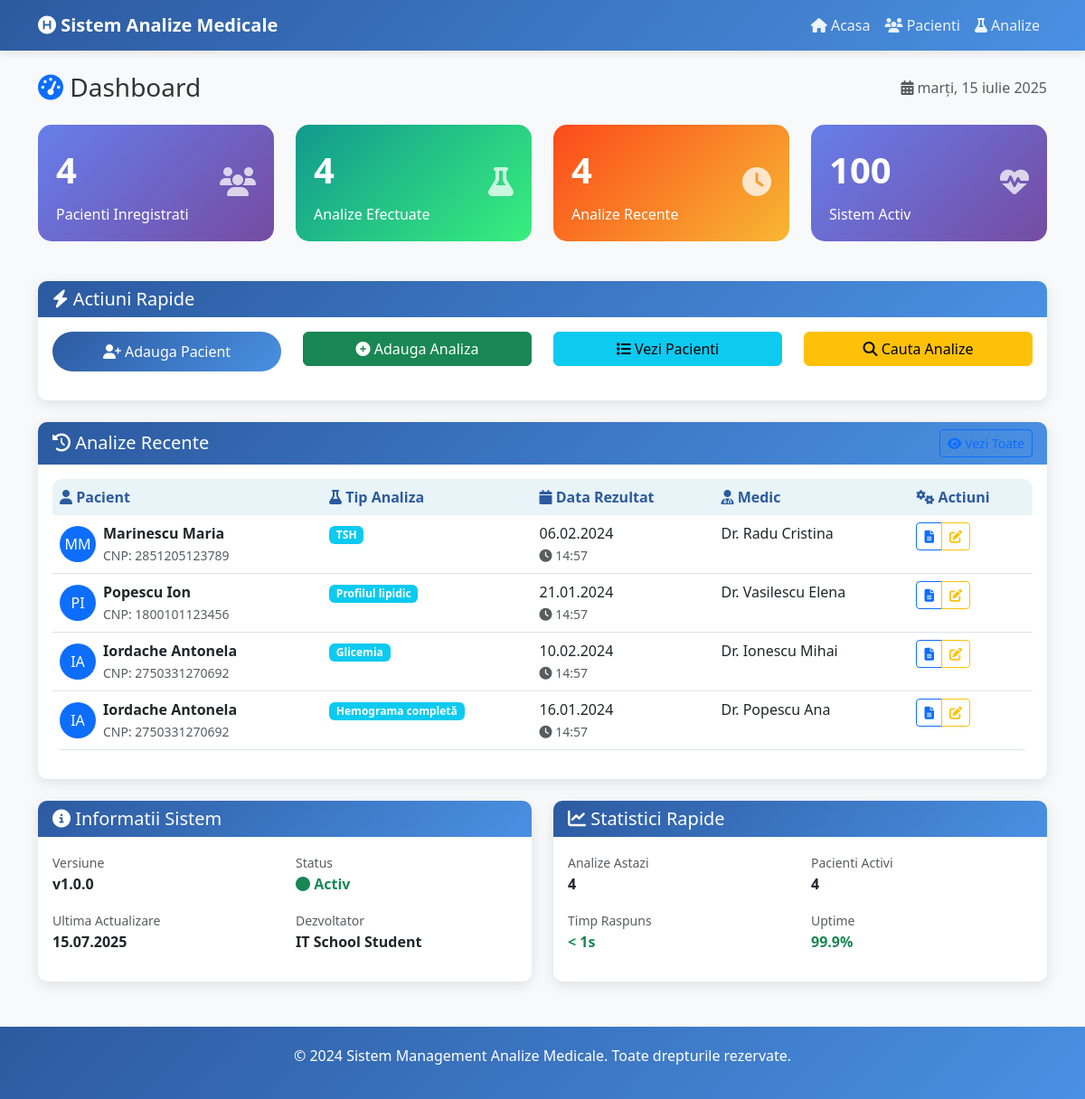
The page / on the database its author committed.
### app.py (models this page shows, shortened)
class Analysis(db.Model):
    __tablename__ = 'analyses'
    id = db.Column(db.Integer, primary_key=True)
    patient_id = db.Column(db.Integer, db.ForeignKey('patients.id'), nullable=False, index=True)
    tip_analiza = db.Column(db.String(200), nullable=False, index=True)
    rezultat = db.Column(db.Text, nullable=False)
    valori_normale = db.Column(db.String(100))
    observatii = db.Column(db.Text)
    data_recoltare = db.Column(db.Date, nullable=False, index=True)
    data_rezultat = db.Column(db.Date, nullable=False, index=True)
    medic = db.Column(db.String(100))
    laborator = db.Column(db.String(100))
    created_at = db.Column(db.DateTime, default=datetime.utcnow, index=True)

class Patient(db.Model):
    __tablename__ = 'patients'
    id = db.Column(db.Integer, primary_key=True)
    nume = db.Column(db.String(100), nullable=False, index=True)
    prenume = db.Column(db.String(100), nullable=False, index=True)
    cnp = db.Column(db.String(13), unique=True, nullable=False, index=True)
    varsta = db.Column(db.Integer, nullable=False)
    sex = db.Column(db.String(1), nullable=False)  # M/F
    telefon = db.Column(db.String(20))
    adresa = db.Column(db.Text)
    created_at = db.Column(db.DateTime, default=datetime.utcnow, index=True)
    analyses = db.relationship('Analysis', backref='patient', lazy=True, cascade='all, delete-orphan')

### app.py (the view)
@app.route('/')
def index():
    logger.info("Accesare pagina principală")
    stats = get_statistics()
    recent_analyses = Analysis.query.order_by(Analysis.created_at.desc()).limit(5).all()
    return render_template('index.html',
                         total_patients=stats['total_patients'],
                         total_analyses=stats['total_analyses'],
                         recent_analyses=recent_analyses,
                         stats=stats)

### templates/index.html (shortened to what this page needs)
{% extends "base.html" %}
{% block content %}
<div class="row">
    <div class="col-12">
        <div class="d-flex justify-content-between align-items-center mb-4">
            <h1 class="h3 mb-0">
                <i class="fas fa-tachometer-alt text-primary"></i> Dashboard
            </h1>
            <div class="text-muted">
                <i class="fas fa-calendar-alt"></i>
                <span id="current-date"></span>
            </div>
        </div>
    </div>
</div>
<div class="row mb-4">
    <div class="col-md-6 col-lg-3">
        <div class="stats-card">
            <div class="d-flex align-items-center">
                <div class="flex-grow-1">
                    <div class="stats-number">{{ total_patients or 0 }}</div>
                    <div class="h6 mb-0">Pacienti Inregistrati</div>
                </div>
                <div class="ms-3">
                    <i class="fas fa-users fa-2x opacity-75"></i>
                </div>
            </div>
        </div>
    </div>
    <div class="col-md-6 col-lg-3">
        <div class="stats-card" style="background: linear-gradient(135deg, #11998e 0%, #38ef7d 100%);">
            <div class="d-flex align-items-center">
                <div class="flex-grow-1">
                    <div class="stats-number">{{ total_analyses or 0 }}</div>
                    <div class="h6 mb-0">Analize Efectuate</div>
                </div>
                <div class="ms-3">
                    <i class="fas fa-flask fa-2x opacity-75"></i>
                </div>
            </div>
        </div>
    </div>
    <div class="col-md-6 col-lg-3">
        <div class="stats-card" style="background: linear-gradient(135deg, #fc4a1a 0%, #f7b733 100%);">
            <div class="d-flex align-items-center">
                <div class="flex-grow-1">
                    <div class="stats-number">{{ recent_analyses|length if recent_analyses else 0 }}</div>
                    <div class="h6 mb-0">Analize Recente</div>
                </div>
                <div class="ms-3">
                    <i class="fas fa-clock fa-2x opacity-75"></i>
                </div>
            </div>
        </div>
    </div>
    <div class="col-md-6 col-lg-3">
        <div class="stats-card" style="background: linear-gradient(135deg, #667eea 0%, #764ba2 100%);">
            <div class="d-flex align-items-center">
                <div class="flex-grow-1">
                    <div class="stats-number">100%</div>
                    <div class="h6 mb-0">Sistem Activ</div>
                </div>
                <div class="ms-3">
                    <i class="fas fa-heartbeat fa-2x opacity-75"></i>
                </div>
            </div>
        </div>
    </div>
</div>
<div class="row mb-4">
    <div class="col-12">
        <div class="card">
            <div class="card-header">
                <h5 class="card-title mb-0">
                    <i class="fas fa-bolt"></i> Actiuni Rapide
                </h5>
            </div>
            <div class="card-body">
                <div class="row">
                    <div class="col-md-3 mb-3">
                        <a href="{{ url_for('add_patient') }}" class="btn btn-primary w-100">
                            <i class="fas fa-user-plus"></i> Adauga Pacient
                        </a>
                    </div>
                    <div class="col-md-3 mb-3">
                        <a href="{{ url_for('add_analysis') }}" class="btn btn-success w-100">
                            <i class="fas fa-plus-circle"></i> Adauga Analiza
                        </a>
                    </div>
                    <div class="col-md-3 mb-3">
                        <a href="{{ url_for('patients_list') }}" class="btn btn-info w-100">
                            <i class="fas fa-list"></i> Vezi Pacienti
                        </a>
                    </div>
                    <div class="col-md-3 mb-3">
                        <a href="{{ url_for('analyses_list') }}" class="btn btn-warning w-100">
                            <i class="fas fa-search"></i> Cauta Analize
                        </a>
                    </div>
                </div>
            </div>
        </div>
    </div>
</div>
<div class="row">
    <div class="col-12">
        <div class="card">
            <div class="card-header">
                <div class="d-flex justify-content-between align-items-center">
                    <h5 class="card-title mb-0">
                        <i class="fas fa-history"></i> Analize Recente
                    </h5>
                    <a href="{{ url_for('analyses_list') }}" class="btn btn-outline-primary btn-sm">
                        <i class="fas fa-eye"></i> Vezi Toate
                    </a>
                </div>
            </div>
            <div class="card-body">
                {% if recent_analyses %}
                    <div class="table-responsive">
                        <table class="table table-hover">
                            <thead>
                                <tr>
                                    <th><i class="fas fa-user"></i> Pacient</th>
                                    <th><i class="fas fa-flask"></i> Tip Analiza</th>
                                    <th><i class="fas fa-calendar"></i> Data Rezultat</th>
                                    <th><i class="fas fa-user-md"></i> Medic</th>
                                    <th><i class="fas fa-cogs"></i> Actiuni</th>
                                </tr>
                            </thead>
                            <tbody>
                                {% for analysis in recent_analyses %}
                                <tr>
                                    <td>
                                        <div class="d-flex align-items-center">
                                            <div class="avatar bg-primary text-white rounded-circle me-2" style="width: 40px; height: 40px; display: flex; align-items: center; justify-content: center;">
                                                {{ analysis.patient.nume[0] }}{{ analysis.patient.prenume[0] }}
                                            </div>
                                            <div>
                                                <div class="fw-semibold">{{ analysis.patient.nume }} {{ analysis.patient.prenume }}</div>
                                                <small class="text-muted">CNP: {{ analysis.patient.cnp }}</small>
                                            </div>
                                        </div>
                                    </td>
                                    <td>
                                        <span class="badge bg-info">{{ analysis.tip_analiza }}</span>
                                    </td>
                                    <td>
                                        <div>{{ analysis.data_rezultat.strftime('%d.%m.%Y') if analysis.data_rezultat else 'N/A' }}</div>
                                        <small class="text-muted">
                                            <i class="fas fa-clock"></i>
                                            {{ analysis.created_at.strftime('%H:%M') if analysis.created_at else 'N/A' }}
                                        </small>
                                    </td>
                                    <td>
                                        {% if analysis.medic %}
                                            <div>{{ analysis.medic }}</div>
                                        {% else %}
                                            <span class="text-muted">-</span>
                                        {% endif %}
                                    </td>
                                    <td>
                                        <div class="btn-group" role="group">
                                            <a href="{{ url_for('generate_analysis_report', analysis_id=analysis.id) }}"
                                               class="btn btn-outline-primary btn-sm"
                                               title="Vezi Raport">
                                                <i class="fas fa-file-alt"></i>
                                            </a>
                                            <a href="{{ url_for('edit_analysis', id=analysis.id) }}"
                                               class="btn btn-outline-warning btn-sm"
                                               title="Editeaza">
                                                <i class="fas fa-edit"></i>
                                            </a>
                                        </div>
                                    </td>
                                </tr>
                                {% endfor %}
                            </tbody>
                        </table>
                    </div>
                {% endif %}
            </div>
        </div>
    </div>
</div>
<div class="row mt-4">
    <div class="col-md-6">
        <div class="card">
            <div class="card-header">
                <h5 class="card-title mb-0">
                    <i class="fas fa-info-circle"></i> Informatii Sistem
                </h5>
            </div>
            <div class="card-body">
                <div class="row">
                    <div class="col-sm-6">
                        <div class="mb-3">
                            <small class="text-muted">Versiune</small>
                            <div class="fw-semibold">v1.0.0</div>
                        </div>
                    </div>
                    <div class="col-sm-6">
                        <div class="mb-3">
                            <small class="text-muted">Status</small>
                            <div class="fw-semibold text-success">
                                <i class="fas fa-circle"></i> Activ
                            </div>
                        </div>
                    </div>
                    <div class="col-sm-6">
                        <div class="mb-3">
                            <small class="text-muted">Ultima Actualizare</small>
                            <div class="fw-semibold"><span id="last-update"></span></div>
                        </div>
                    </div>
                    <div class="col-sm-6">
                        <div class="mb-3">
                            <small class="text-muted">Dezvoltator</small>
                            <div class="fw-semibold">IT School Student</div>
                        </div>
                    </div>
                </div>
            </div>
        </div>
    </div>
    <div class="col-md-6">
        <div class="card">
            <div class="card-header">
                <h5 class="card-title mb-0">
                    <i class="fas fa-chart-line"></i> Statistici Rapide
                </h5>
            </div>
            <div class="card-body">
                <div class="row">
                    <div class="col-sm-6">
                        <div class="mb-3">
                            <small class="text-muted">Analize Astazi</small>
                            <div class="fw-semibold">{{ recent_analyses|length if recent_analyses else 0 }}</div>
                        </div>
                    </div>
                    <div class="col-sm-6">
                        <div class="mb-3">
                            <small class="text-muted">Pacienti Activi</small>
                            <div class="fw-semibold">{{ total_patients or 0 }}</div>
                        </div>
                    </div>
                    <div class="col-sm-6">
                        <div class="mb-3">
                            <small class="text-muted">Timp Raspuns</small>
                            <div class="fw-semibold text-success">< 1s</div>
                        </div>
                    </div>
                    <div class="col-sm-6">
                        <div class="mb-3">
                            <small class="text-muted">Uptime</small>
                            <div class="fw-semibold text-success">99.9%</div>
                        </div>
                    </div>
                </div>
            </div>
        </div>
    </div>
</div>
{% endblock %}

### templates/base.html (shortened to what this page needs)
<!DOCTYPE html>
<html lang="ro">
<head>
    <link href="https://cdnjs.cloudflare.com/ajax/libs/bootstrap/5.3.0/css/bootstrap.min.css" rel="stylesheet">
    <link href="https://cdnjs.cloudflare.com/ajax/libs/font-awesome/6.4.0/css/all.min.css" rel="stylesheet">
</head>
<body>
    <nav class="navbar navbar-expand-lg">
        <div class="container">
            <a class="navbar-brand" href="{{ url_for('index') }}">
                <i class="fas fa-hospital-symbol"></i> Sistem Analize Medicale
            </a>
            <div class="collapse navbar-collapse" id="navbarNav">
                <ul class="navbar-nav ms-auto">
                    <li class="nav-item">
                        <a class="nav-link" href="{{ url_for('index') }}">
                            <i class="fas fa-home"></i> Acasa
                        </a>
                    </li>
                    <li class="nav-item">
                        <a class="nav-link" href="{{ url_for('patients_list') }}">
                            <i class="fas fa-users"></i> Pacienti
                        </a>
                    </li>
                    <li class="nav-item">
                        <a class="nav-link" href="{{ url_for('analyses_list') }}">
                            <i class="fas fa-flask"></i> Analize
                        </a>
                    </li>
                </ul>
            </div>
        </div>
    </nav>
    <div class="container mt-4">
        {% block content %}{% endblock %}
    </div>
    <footer class="footer">
        <div class="container">
            <p>&copy; 2024 Sistem Management Analize Medicale. Toate drepturile rezervate.</p>
        </div>
    </footer>
</body>
</html>

### rows shown on the page
Analysis: patient "M", patient.nume "Marinescu", patient.prenume "Maria", patient.cnp "2851205123789", tip_analiza "TSH", data_rezultat "06.02.2024", created_at "14:57", medic "Dr. Radu Cristina"
Analysis: patient "P", patient "I", patient.nume "Popescu", patient.prenume "Ion", patient.cnp "1800101123456", tip_analiza "Profilul lipidic", data_rezultat "21.01.2024", created_at "14:57", medic "Dr. Vasilescu Elena"
Analysis: patient "I", patient "A", patient.nume "Iordache", patient.prenume "Antonela", patient.cnp "2750331270692", tip_analiza "Glicemia", data_rezultat "10.02.2024", created_at "14:57", medic "Dr. Ionescu Mihai"
Analysis: patient "I", patient "A", patient.nume "Iordache", patient.prenume "Antonela", patient.cnp "2750331270692", tip_analiza "Hemograma completă", data_rezultat "16.01.2024", created_at "14:57", medic "Dr. Popescu Ana"

### other values the page prints
{{ total_patients or 0 }} "4"
{{ total_analyses or 0 }} "4"
{{ recent_analyses|length if recent_analyses else 0 }} "4"
